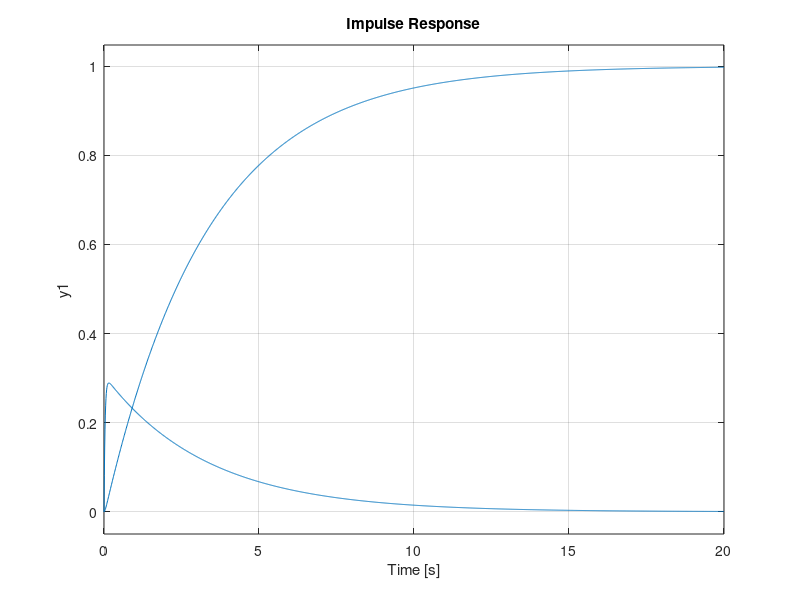

MATLAB code to generate this figure:
% date 28/02/2019.
%consider a system with natural freq. =3 and damping cofficient are 0.7,1,2 . Determine the TF 
%and representit in matlab.
%Determine all all the poles and zero by pole-zero plot.
%Determine step responses and impulse responses of the system.

zie=input('enter zy:') % damping cofficient
num=[9]
den=[1 6*(zie) 9] %s^2 +2s*naturalfreq*zie + (naturalfreq)^2 

sys=tf(num,den) % transfer function.

%pzplot(sys)
hold on
step(sys) % step response of transfer function.
hold on  % hold the previous plot.
title('Step and Impulse response.')
impulse(sys) % impulse response of transfer function.



